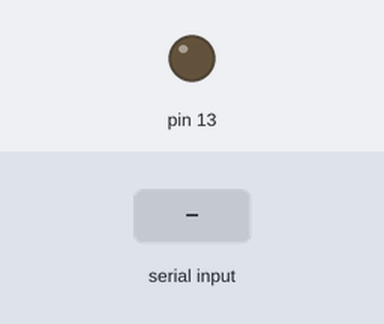
Simulated run of this sketch. Board: Arduino Uno, built with avr-gcc and run on an emulated ATmega328P. On the bench: output pins drawn as LEDs (lit = HIGH). The inputs (shaded band) are chosen by the test bench.

Above: at 1.2 s.
1.3 s: "a" received over Serial
At 2.2 s:
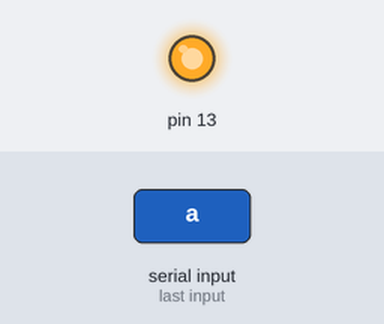
2.8 s: "b" received over Serial
At 3.3 s:
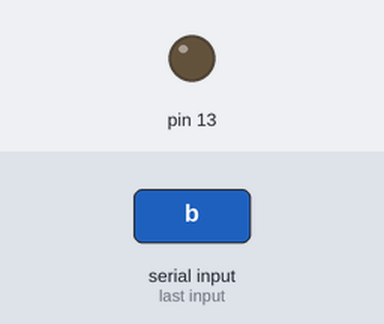
Timing chart, 0 to 5.8 s (numbered marks = the images above; inputs shaded):
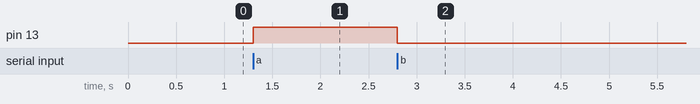

The sketch:

led_serial.ino
```cpp
void setup() {
  Serial.begin(9600);
  pinMode(13, OUTPUT);
}

void loop() {
  if (Serial.available()) {
    char c = Serial.read();
    if (c == 'a') digitalWrite(13, HIGH);
    if (c == 'b') digitalWrite(13, LOW);
  }
}
```

Measured:
- after the input at 1.3 s, pin 13: LOW → HIGH at once
- after the input at 2.8 s, pin 13: HIGH → LOW at once
